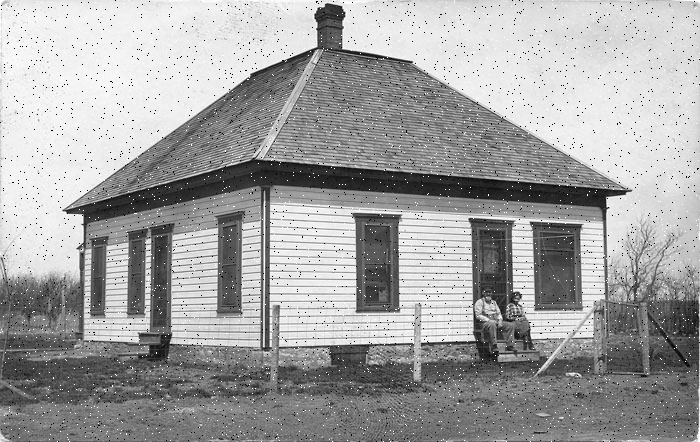
#> input picture Project2/task2.png, 700 x 442 px
$ python task2.py
#> lines starting #> are read from the running program, lines starting #| are printed output that depends on the picture; after the words box and inside, x2 and y2 are one past the last pixel; in counts of white or black regions, pixels touching at a corner belong together
#> further down, noise_img is the input picture: shape (442, 700); min 0, max 255, mean 162.3
"""
 Grayscale Image Processing
(Due date: Nov. 26, 11:59 P.M., 2021)

The goal of this task is to experiment with two commonly used
image processing techniques: image denoising and edge detection.
Specifically, you are given a grayscale image with salt-and-pepper noise,
which is named 'task2.png' for your code testing.
Note that different image might be used when grading your code.

You are required to write programs to:
(i) denoise the image using 3x3 median filter;
(ii) detect edges in the denoised image along both x and y directions using Sobel operators (provided in line 30-32).
(iii) design two 3x3 kernels and detect edges in the denoised image along both 45° and 135° diagonal directions.
Hint:
• Zero-padding is needed before filtering or convolution.
• Normalization is needed before saving edge images. You can normalize image using the following equation:
    normalized_img = 255 * frac{img - min(img)}{max(img) - min(img)}

Do NOT modify the code provided to you.
You are NOT allowed to use OpenCV library except the functions we already been imported from cv2.
You are allowed to use Numpy for basic matrix calculations EXCEPT any function/operation related to convolution or correlation.
You should NOT use any other libraries, which provide APIs for convolution/correlation ormedian filtering.
Please write the convolution code ON YOUR OWN.
"""

from cv2 import imread, imwrite, imshow, IMREAD_GRAYSCALE, namedWindow, waitKey, destroyAllWindows
import numpy as np

# Sobel operators are given here, do NOT modify them.
sobel_x = np.array([[1, 0, -1], [2, 0, -2], [1, 0, -1]]).astype(int)
sobel_y = np.array([[1, 2, 1], [0, 0, 0], [-1, -2, -1]]).astype(int)

sobel_45=np.array(([[2,1, 0], [1, 0, -1], [0, -1, -2]])).astype(int)
sobel_135=np.array(([[0,-1,-2],[1,0,-1],[2,1,0]])).astype(int)


def filter(img):
    """
    :param img: numpy.ndarray(int), image
    :return denoise_img: numpy.ndarray(int), image, same size as the input image

    Apply 3x3 Median Filter and reduce salt-and-pepper noises in the input noise image
    """

    # TO DO: implement your solution here
    # raise NotImplementedError
    # print(img.shape)
    img = np.pad(img, ((1, 1), (1, 1)), 'constant')
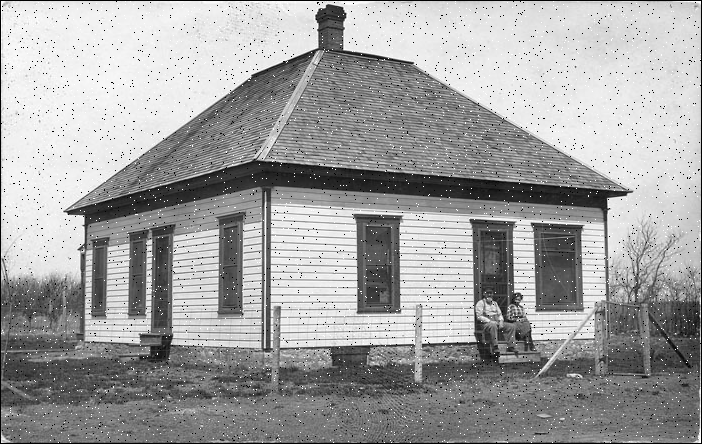
#> img: shape (444, 702); min 0, max 255, mean 161.1

    denoise_img = np.zeros((img.shape[0] - 2, img.shape[1] - 2))
    for i in range(1, img.shape[0] - 1):
        for j in range(1, img.shape[1] - 1):
            s = img[i-1:i + 2, j-1:j + 2]
            denoise_img[i-1, j-1] = np.median(s)
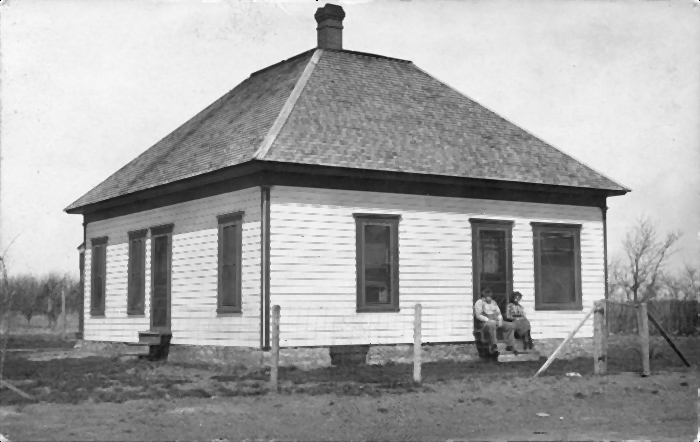
#> denoise_img: shape (442, 700) float64; min 0, max 255, mean 163.6
    denoise_img=denoise_img.astype(int)
    # print(denoise_img.shape)
    return denoise_img


def convolve2d(img, kernel):
    """
    :param img: numpy.ndarray, image
    :param kernel: numpy.ndarray, kernel
    :return conv_img: numpy.ndarray, image, same size as the input image

    Convolves a given image (or matrix) and a given kernel.
    """

    # TO DO: implement your solution here
    # raise NotImplementedError
    kernel = np.flip(kernel)
    size=sobel_x.shape[0]
    conv_img = np.zeros((img.shape[0]-2, img.shape[1]-2))
    for i in range(1, img.shape[0] - 1):
        for j in range(1, img.shape[1] - 1):
            s = img[i-1:i + size-1, j-1:j + size-1]
            conv_img[i -1,j-1] = np.sum(np.multiply(s, kernel))

    return conv_img

def edge_detect(img):
    """
    :param img: numpy.ndarray(int), image
    :return edge_x: numpy.ndarray(int), image, same size as the input image, edges along x direction
    :return edge_y: numpy.ndarray(int), image, same size as the input image, edges along y direction
    :return edge_mag: numpy.ndarray(int), image, same size as the input image,
                      magnitude of edges by combining edges along two orthogonal directions.

    Detect edges using Sobel kernel along x and y directions.
    Please use the Sobel operators provided in line 30-32.
    Calculate magnitude of edges by combining edges along two orthogonal directions.
    All returned images should be normalized to [0, 255].
    """

    # TO DO: implement your solution here
    # raise NotImplementedError

    img = np.pad(img, ((1, 1),(1,1)), 'constant')
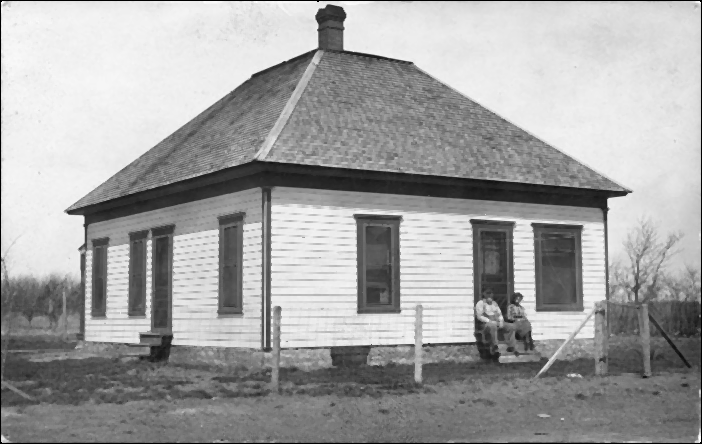
#> img: shape (444, 702) int64; min 0, max 255, mean 162.4

    x = convolve2d(img, sobel_x)
    y = convolve2d(img, sobel_y)
#> after the loop in convolve2d (call 2), `for i in range(1, img.shape[0] - 1):`:
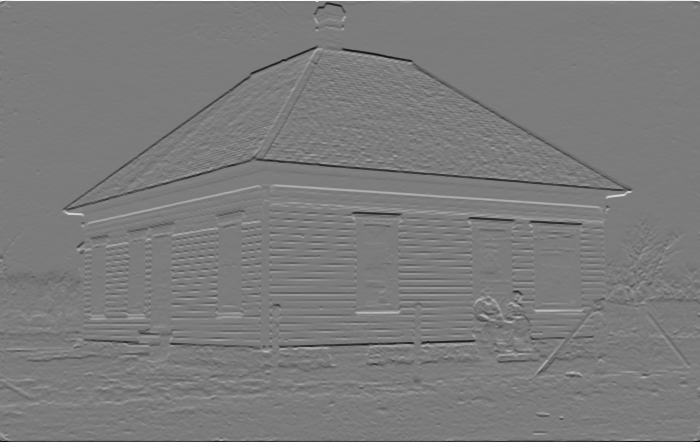
#> conv_img: shape (442, 700) float64; min -957, max 1009, mean -1; drawn with min black and max white
    # print(x)
    em = (np.sqrt((x**2)+(y**2))).astype(int)
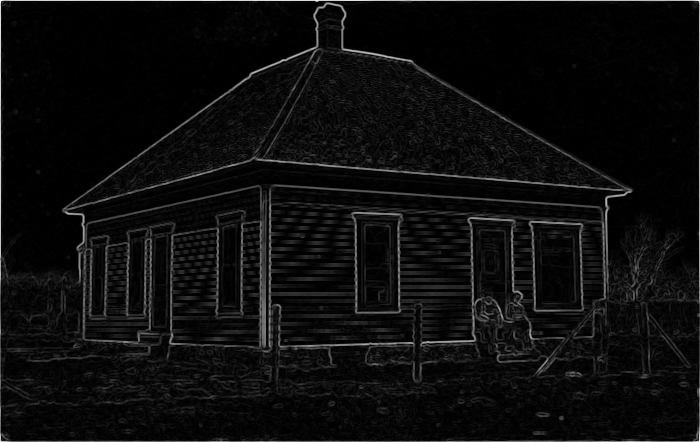
#> em: shape (442, 700) int64; min 0, max 1119, mean 59.1; drawn with min black and max white
    # print(edge_mag)

    denom = (np.max(em) - np.min(em))
#> denom = 1119
    num = em - np.min(em)
    edge_mag = ((255 * num) / denom).astype(int)
    denom =  (np.max(x) - np.min(x))
#> denom = 2019
    num = x - np.min(x)
    edge_x = ((255 * num)/denom).astype(int)
    denomy = (np.max(y) - np.min(y))
#> denomy = 1966
    numy = y - np.min(y)
    edge_y = ((255 * numy) / denomy).astype(int)

    # print(edge_x)
    # print(edge_x.shape,edge_y.shape,edge_mag.shape)


    return edge_x, edge_y, edge_mag


def edge_diag(img):
    """
    :param img: numpy.ndarray(int), image
    :return edge_45: numpy.ndarray(int), image, same size as the input image, edges along x direction
    :return edge_135: numpy.ndarray(int), image, same size as the input image, edges along y direction

    Design two 3x3 kernels to detect the diagonal edges of input image. Please print out the kernels you designed.
    Detect diagonal edges along 45° and 135° diagonal directions using the kernels you designed.
    All returned images should be normalized to [0, 255].
    """

    # TO DO: implement your solution here
    #raise NotImplementedError

    img = np.pad(img, ((1, 1), (1, 1)), 'constant')

    x = convolve2d(img, sobel_45)
#> after the loop in convolve2d (call 3), `for i in range(1, img.shape[0] - 1):`:
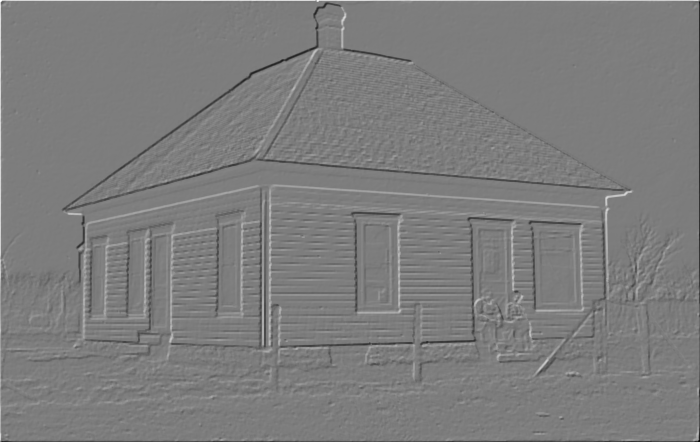
#> conv_img: shape (442, 700) float64; min -984, max 1018, mean -0.7; drawn with min black and max white
    y = convolve2d(img, sobel_135)
#> after the loop in convolve2d (call 4), `for i in range(1, img.shape[0] - 1):`:
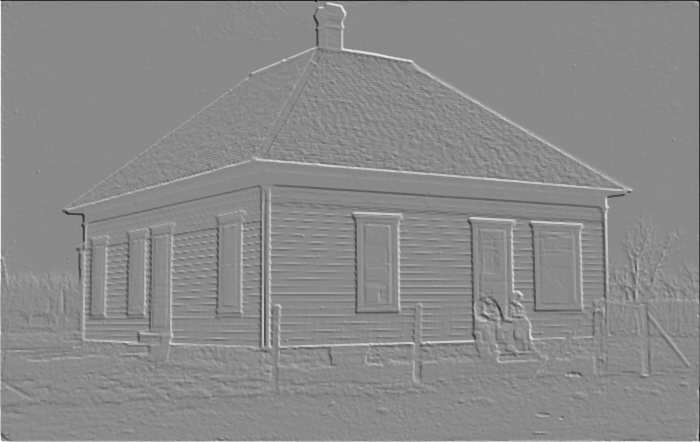
#> conv_img: shape (442, 700) float64; min -1000, max 843, mean 0.7; drawn with min black and max white


    denom = (np.max(x) - np.min(x))
#> denom = 2002
    num = x - np.min(x)
    edge_45 = ((255 * num) / denom).astype(int)
    denomy = (np.max(y) - np.min(y))
#> denomy = 1843
    numy = y - np.min(y)
    edge_135 = ((255 * numy) / denomy).astype(int)
    # print(edge_135)
    # print(edge_45.shape, edge_135.shape)
    print(sobel_45,sobel_135) # print the two kernels you designed here
    return edge_45, edge_135


if __name__ == "__main__":
    noise_img = imread('task2.png', IMREAD_GRAYSCALE)
    denoise_img = filter(noise_img)
    imwrite('results/task2_denoise.jpg', denoise_img)
    edge_x_img, edge_y_img, edge_mag_img = edge_detect(denoise_img)
    imwrite('results/task2_edge_x.jpg', edge_x_img)
    imwrite('results/task2_edge_y.jpg', edge_y_img)
    imwrite('results/task2_edge_mag.jpg', edge_mag_img)
    edge_45_img, edge_135_img = edge_diag(denoise_img)
    imwrite('results/task2_edge_diag1.jpg', edge_45_img)
    imwrite('results/task2_edge_diag2.jpg', edge_135_img)

$ run again, with Project2/task3.png copied over Project2/task2.png
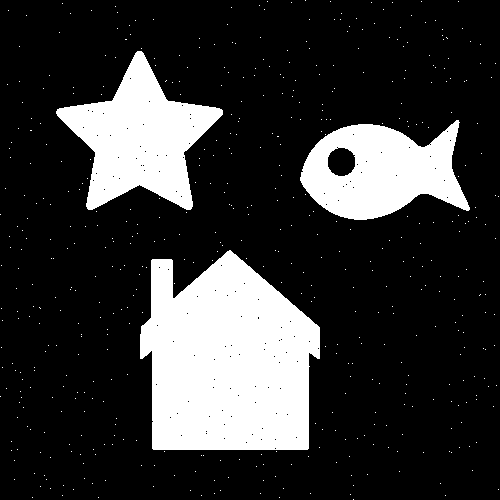
#> input picture Project2/task3.png, 500 x 500 px
#> noise_img: shape (500, 500); 20.8% white; 518 white regions (515 under 20 px), largest, box (x1, y1, x2, y2) and area: (140, 250, 320, 450) 27930, (56, 51, 223, 210) 12732, (300, 120, 470, 220) 10859
#> em: shape (500, 500) int64; 7 distinct labels, from 0 to 1140
#> in edge_detect, `denom = (np.max(em) - np.min(em))`: denom = 1140
#> edge_mag: shape (500, 500) int64; 7 distinct labels, from 0 to 255
#> in edge_detect, `denom =  (np.max(x) - np.min(x))`: denom = 2040
#> edge_x: shape (500, 500) int64; 9 distinct labels, from 0 to 255
#> edge_y: shape (500, 500) int64; 9 distinct labels, from 0 to 255
#> in edge_diag, `edge_45 = ((255 * num) / denom).astype(int)`:
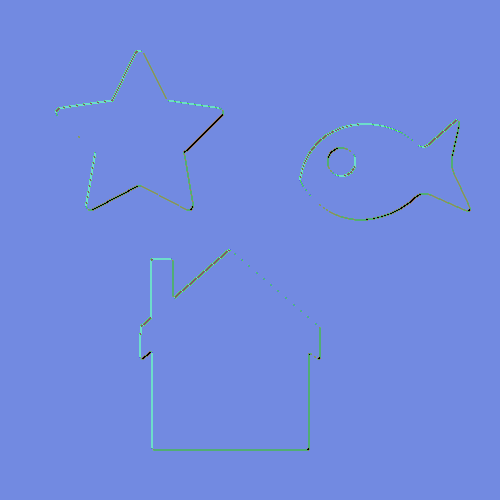
#> edge_45: shape (500, 500) int64; 9 distinct labels, from 0 to 255; one colour per label, 0 black
#> edge_135: shape (500, 500) int64; 9 distinct labels, from 0 to 255
#> `imwrite('results/task2_edge_diag2.jpg', edge_135_img)`:
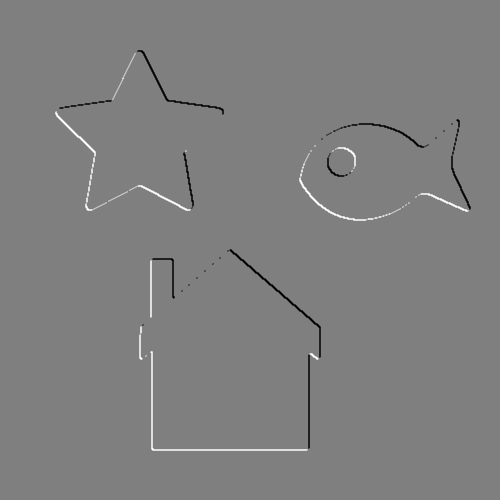
#> saved as task2_edge_diag2.jpg: shape (500, 500); min 0, max 255, mean 127

$ run again, with Project2/left.jpg saved as Project2/task2.png
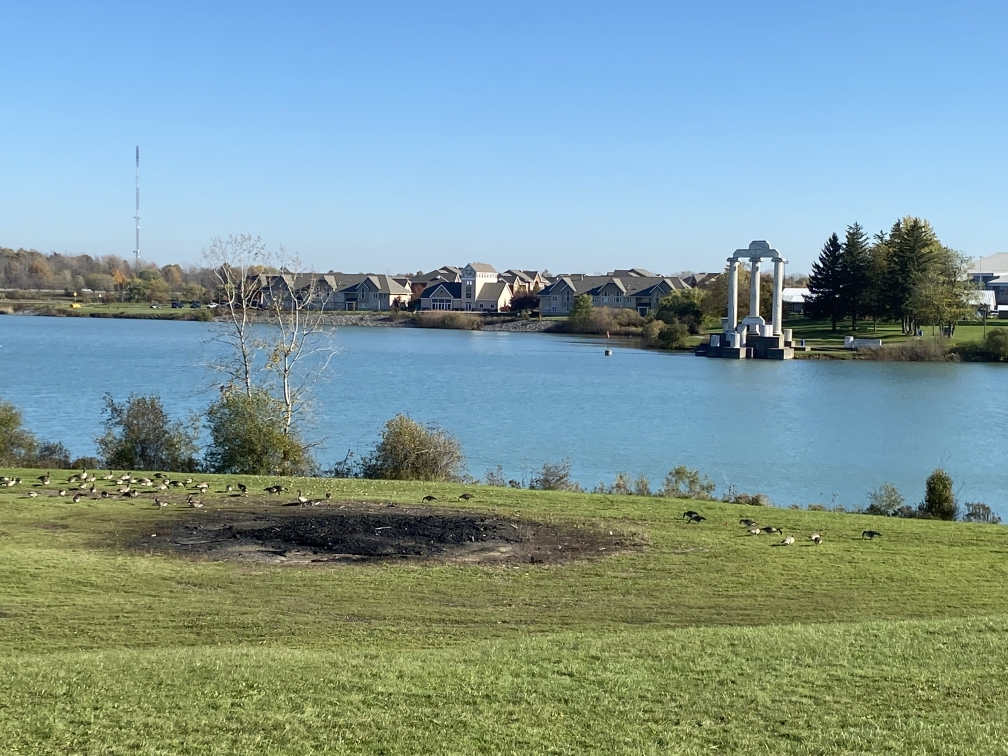
#> input picture Project2/left.jpg, 1008 x 756 px
#> after the loop in convolve2d (call 2), `for i in range(1, img.shape[0] - 1):`:
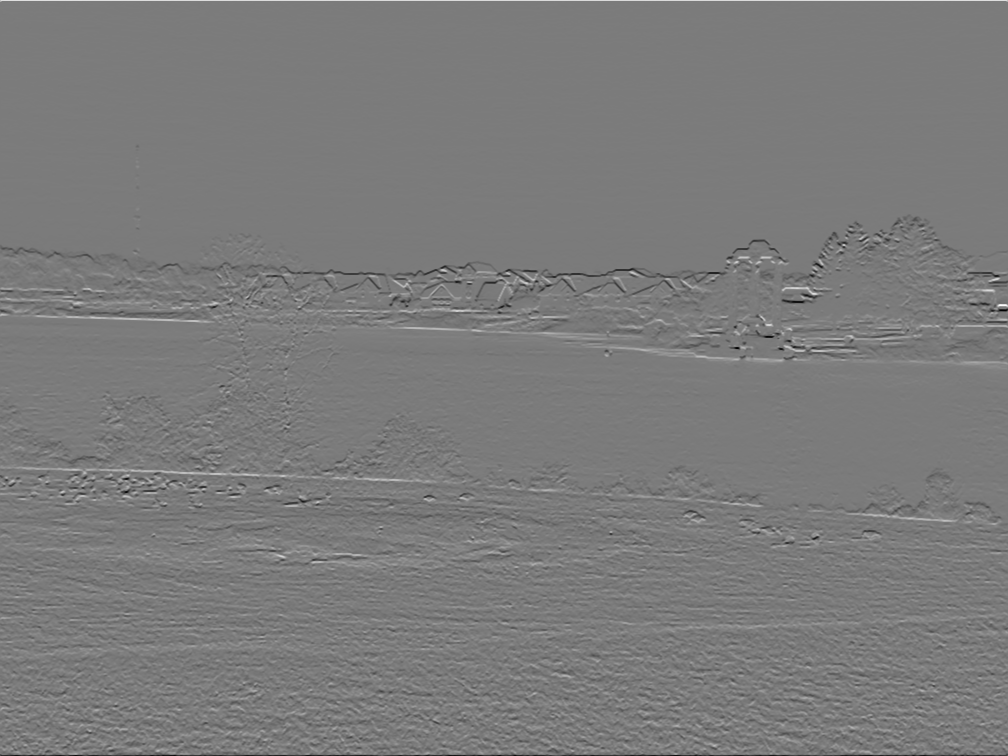
#> conv_img: shape (756, 1008) float64; min -821, max 875, mean -0.3; drawn with min black and max white
#> in edge_detect, `em = (np.sqrt((x**2)+(y**2))).astype(int)`:
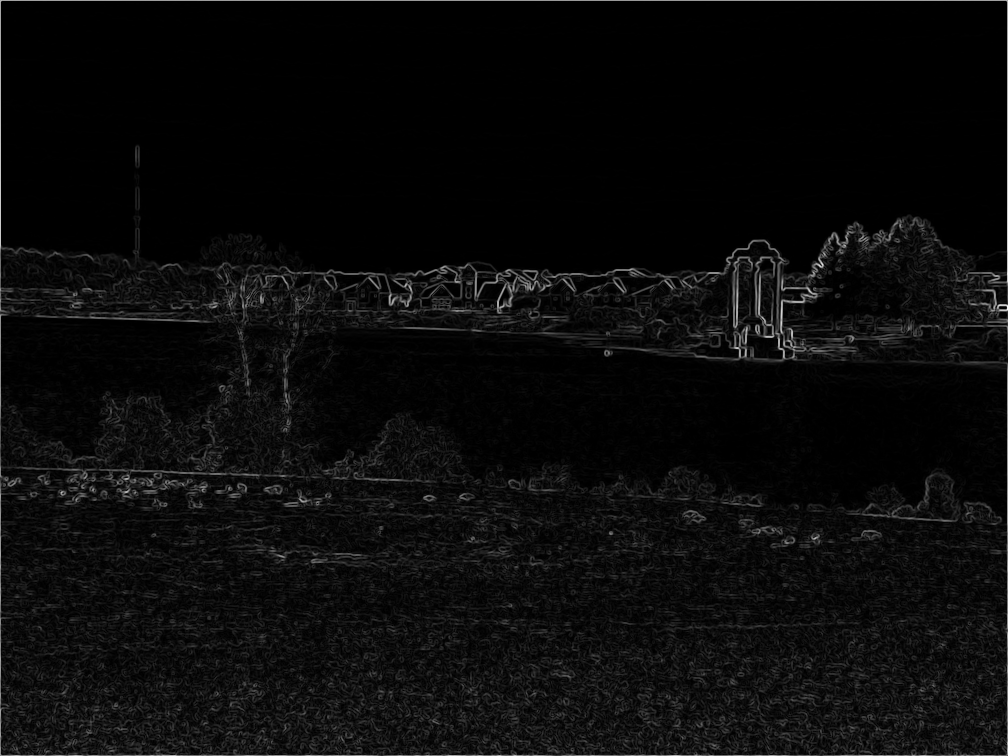
#> em: shape (756, 1008) int64; min 0, max 1048, mean 45.5; drawn with min black and max white
#> in edge_detect, `denom = (np.max(em) - np.min(em))`: denom = 1048
#> in edge_detect, `denom =  (np.max(x) - np.min(x))`: denom = 1821
#> in edge_detect, `denomy = (np.max(y) - np.min(y))`: denomy = 1696
#> in edge_diag, `denom = (np.max(x) - np.min(x))`: denom = 1746
#> in edge_diag, `denomy = (np.max(y) - np.min(y))`: denomy = 1811

$ run again, with Project2/right.jpg saved as Project2/task2.png
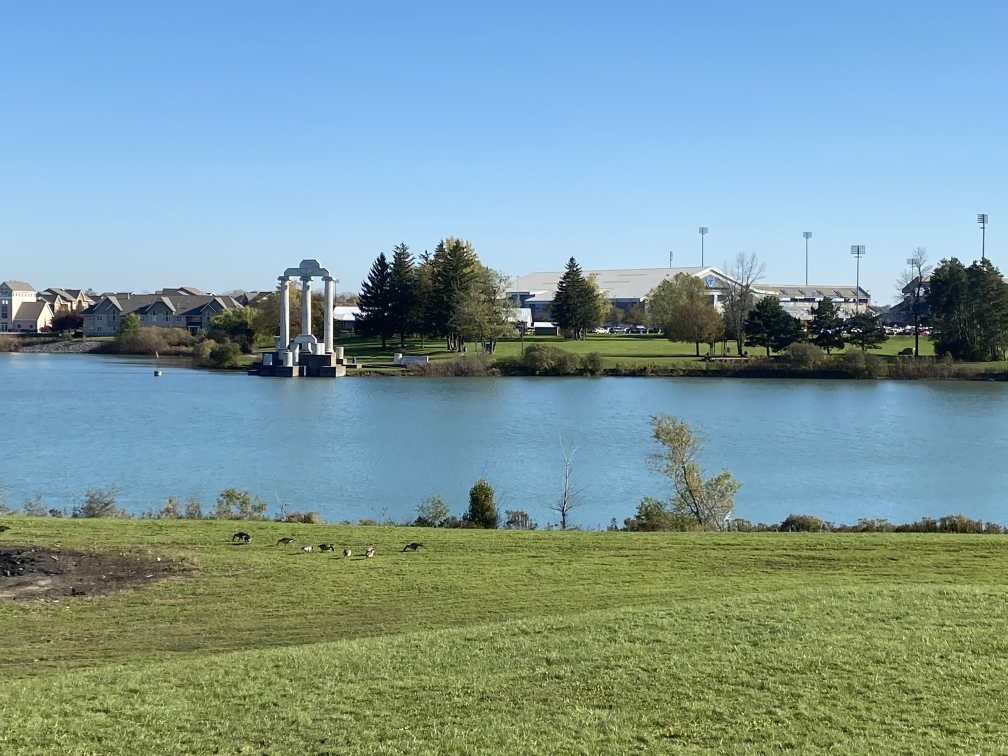
#> input picture Project2/right.jpg, 1008 x 756 px
#> in edge_detect, `em = (np.sqrt((x**2)+(y**2))).astype(int)`:
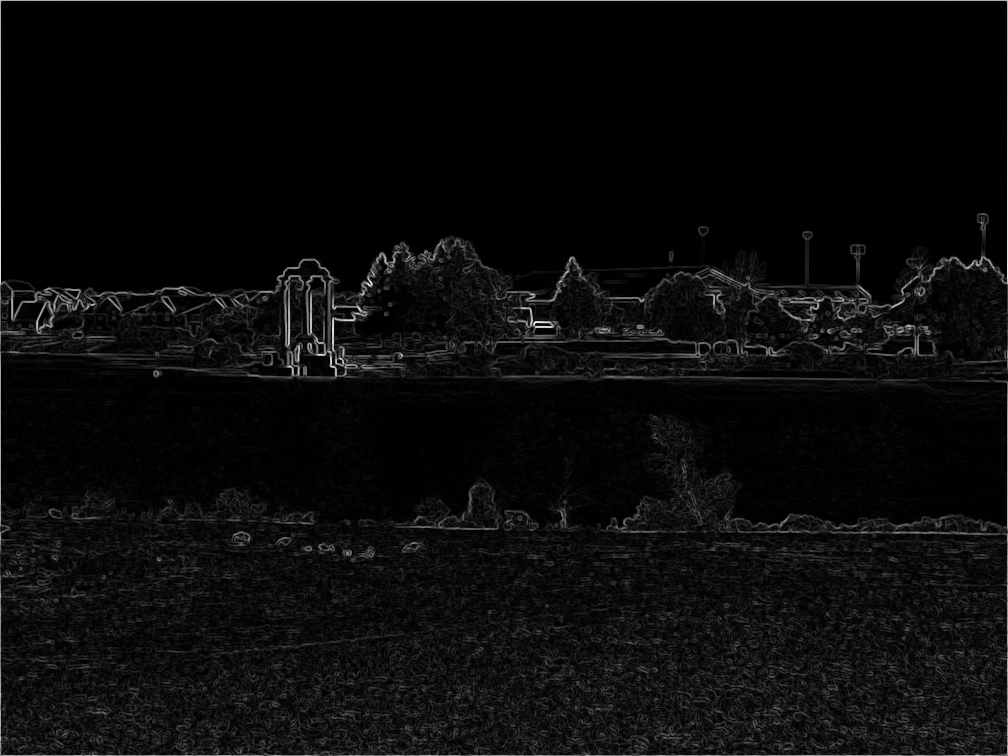
#> em: shape (756, 1008) int64; min 0, max 936, mean 41.4; drawn with min black and max white
#> in edge_detect, `denom = (np.max(em) - np.min(em))`: denom = 936
#> in edge_detect, `denom =  (np.max(x) - np.min(x))`: denom = 1701
#> in edge_detect, `denomy = (np.max(y) - np.min(y))`: denomy = 1674
#> in edge_diag, `denom = (np.max(x) - np.min(x))`: denom = 1552
#> in edge_diag, `denomy = (np.max(y) - np.min(y))`: denomy = 1716
